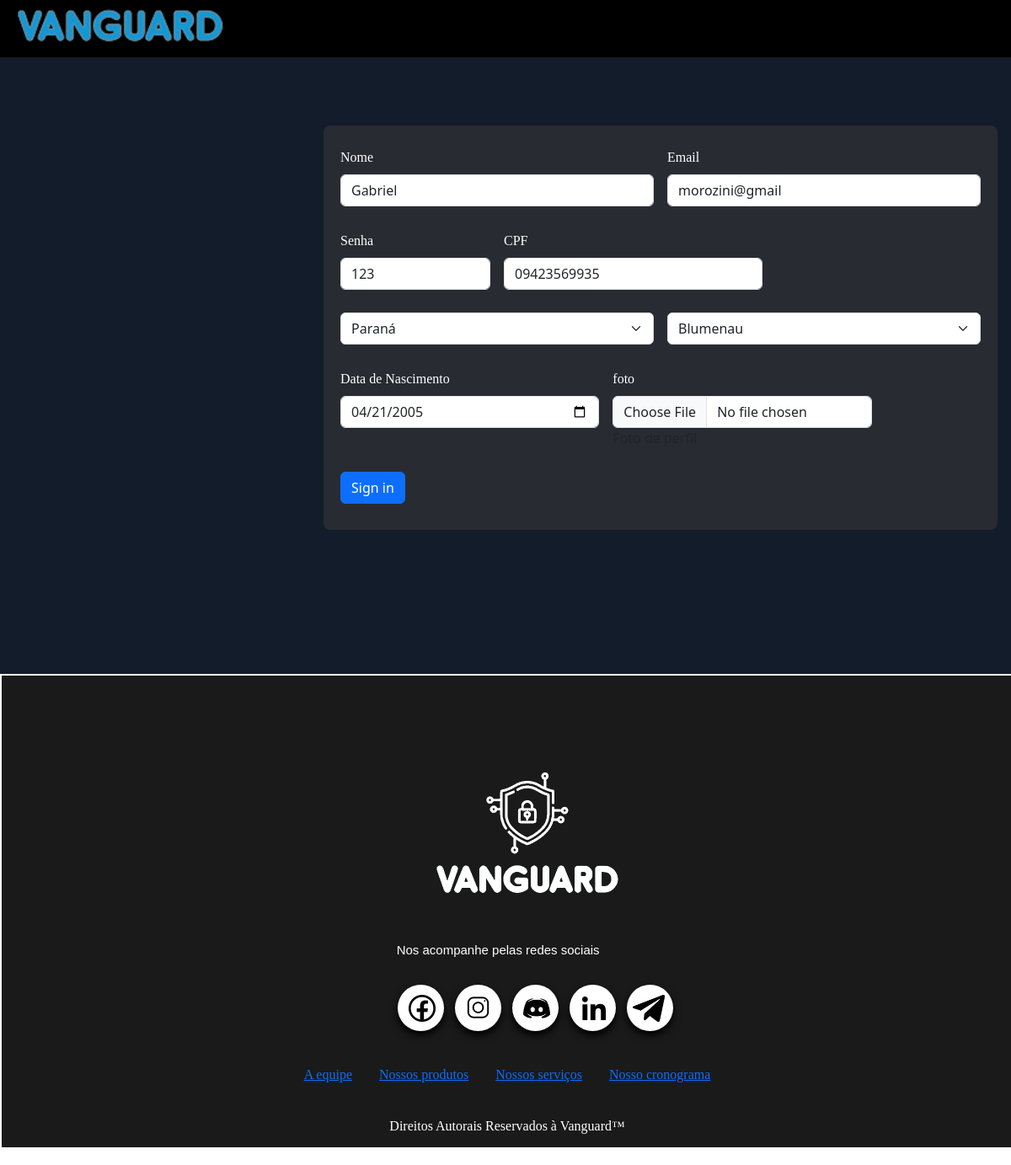
The page /editarPerfilADM.php?usuario_id=1 (signed in) on the database as committed earlier.
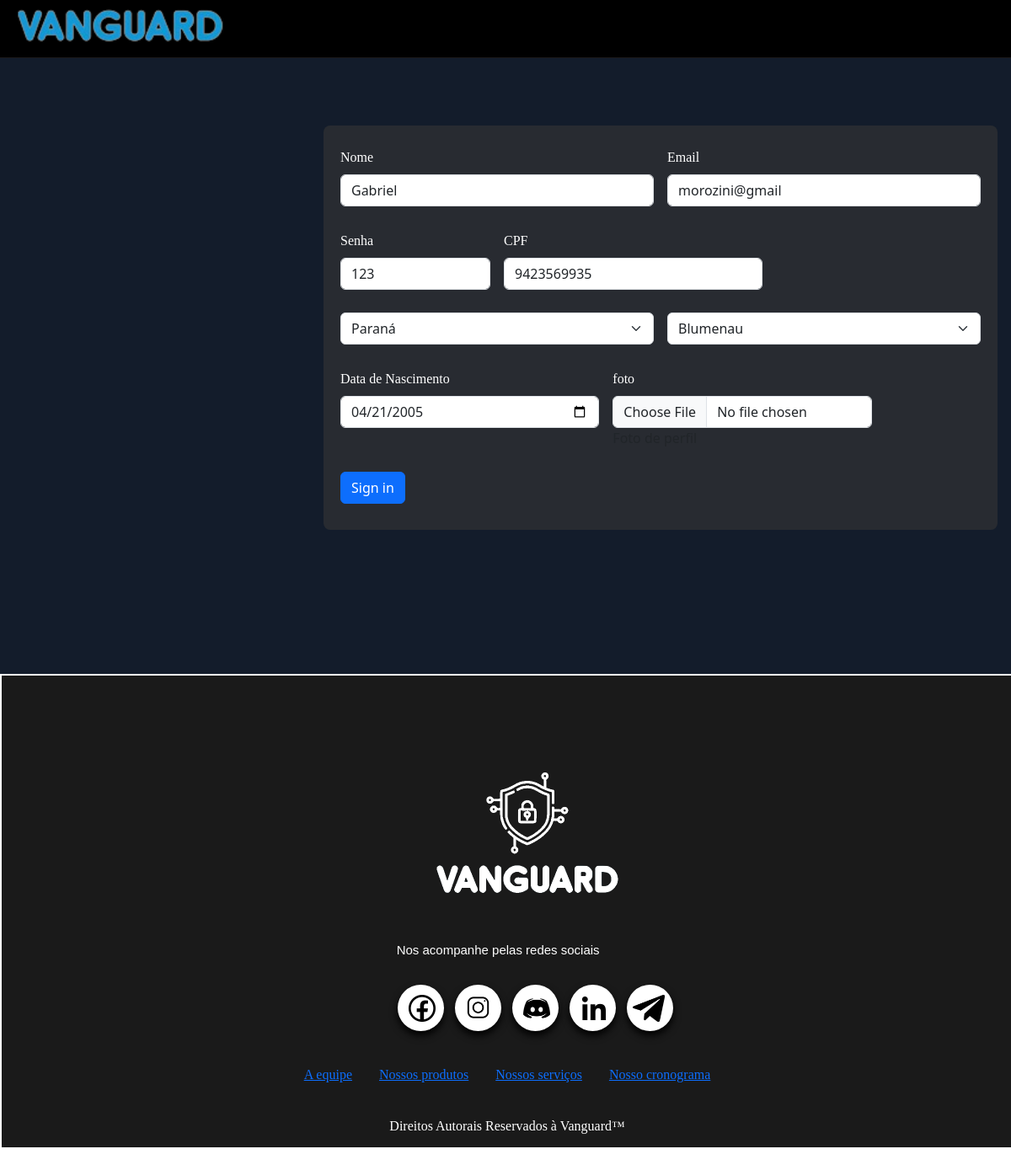
The same page on the database as committed later.
### tables this page shows
CREATE TABLE `usuario` (
  `usuario_id` int(11) NOT NULL,
  `nome` varchar(50) NOT NULL,
  `dt_nasc` date NOT NULL,
  `email` varchar(150) NOT NULL,
  `senha` varchar(100) NOT NULL,
  `cpf` char(11) NOT NULL,
  `foto` text DEFAULT NULL,
  `estado_id` int(11) NOT NULL,
  `cidade_id` int(11) NOT NULL,
  `is_admin` tinyint(1) NOT NULL,
  `plano_id` int(11) NOT NULL
);

### editarPerfilADM.php (the view, shortened to what the changed rows need)
<?php
include_once('src/php/conexao.php');
if(!empty($_GET['usuario_id'])) {
        $id = $_GET['usuario_id'];
        $stmt = $conn->prepare("SELECT * FROM usuario WHERE usuario_id = ?");
        $stmt->bind_param("i", $id);
        $stmt->execute();
        $result = $stmt->get_result();
        if($result->num_rows > 0) {
            while($user_data = $result->fetch_assoc()) {
            $nome = $user_data['nome'];
            $senha = $user_data['senha'];
            $email = $user_data['email'];
            $dt_nasc = $user_data['dt_nasc'];
            $cpf = $user_data['cpf'];
                }
        }
}
?>
<!DOCTYPE html>
<html lang="pt-br">
<head>
        <link rel="stylesheet" href="src/css/index.css">
        <link rel="stylesheet" href="src/css/style-editPerfil.css">
        <link href="https://cdn.jsdelivr.net/npm/bootstrap@5.3.3/dist/css/bootstrap.min.css" rel="stylesheet"
>
        <link rel="stylesheet" href="src/css/responsivo-cadastro.css">
        <link href="https://fonts.cdnfonts.com/css/eingrantch-mono" rel="stylesheet">
        <link href="https://fonts.cdnfonts.com/css/codygoon" rel="stylesheet">
        <link href="https://fonts.cdnfonts.com/css/milestone-one" rel="stylesheet">
</head>
<body>
        <main class="home">
                <div class="area">
                <form class="row g-3" action="src/php/saveEditADM.php" method="POST" enctype="multipart/form-data">
                                <div class="col-md-6">
                                        <label for="inputEmail4" class="form-label">Nome</label>
                                        <input type="text" class="form-control" id="inputEmail4" name="nome" value=<?php echo $nome;?>>
                                </div>
                                <div class="col-md-6">
                                        <label for="inputPassword4" class="form-label">Email</label>
                                        <input type="email" class="form-control" id="inputPassword4"
                                        name="email"  value=<?php echo $email;?>>
                                </div>
                                <div class="col-3">
                                        <label for="inputAddress" class="form-label">Senha</label>
                                        <input type="text" class="form-control" id="inputAddress"
                                        name="senha"
                                        value=<?php echo $senha;?>>
                                </div>
                                <div class="col-5">
                                        <label for="inputAddress2" class="form-label">CPF</label>
                                        <input type="number" class="form-control" id="inputAddress2"
                                        name="cpf" value=<?php echo $cpf;?>>
                                </div>
                                <div class="col-md-5">
                                        <label for="inputZip" class="form-label">Data de Nascimento</label>
                                        <input type="date" class="form-control" id="inputZip"
                                        name="dt_nasc" value=<?php echo $dt_nasc;?>>
                                </div>
                        </form>
                </div>
        </main>
</body>
</html>

Rows that differ between the two databases and show on the page:
changed usuario "Gabriel": cpf "09423569935" → "9423569935"
